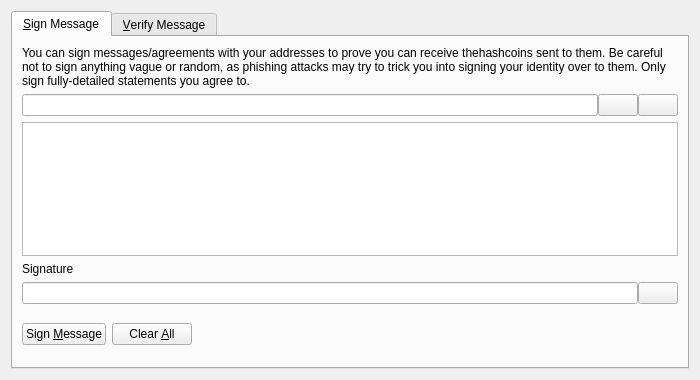
<?xml version="1.0" encoding="UTF-8"?>
<ui version="4.0">
 <class>SignVerifyMessageDialog</class>
 <widget class="QDialog" name="SignVerifyMessageDialog">
  <property name="geometry">
   <rect>
    <x>0</x>
    <y>0</y>
    <width>700</width>
    <height>380</height>
   </rect>
  </property>
  <property name="windowTitle">
   <string>Signatures - Sign / Verify a Message</string>
  </property>
  <property name="modal">
   <bool>true</bool>
  </property>
  <layout class="QVBoxLayout" name="verticalLayout">
   <item>
    <widget class="QTabWidget" name="tabWidget">
     <property name="currentIndex">
      <number>0</number>
     </property>
     <widget class="QWidget" name="tabSignMessage">
      <attribute name="title">
       <string>&amp;Sign Message</string>
      </attribute>
      <layout class="QVBoxLayout" name="verticalLayout_SM">
       <item>
        <widget class="QLabel" name="infoLabel_SM">
         <property name="text">
          <string>You can sign messages/agreements with your addresses to prove you can receive thehashcoins sent to them. Be careful not to sign anything vague or random, as phishing attacks may try to trick you into signing your identity over to them. Only sign fully-detailed statements you agree to.</string>
         </property>
         <property name="textFormat">
          <enum>Qt::PlainText</enum>
         </property>
         <property name="wordWrap">
          <bool>true</bool>
         </property>
        </widget>
       </item>
       <item>
        <layout class="QHBoxLayout" name="horizontalLayout_1_SM">
         <property name="spacing">
          <number>0</number>
         </property>
         <item>
          <widget class="QValidatedLineEdit" name="addressIn_SM">
           <property name="toolTip">
            <string>The Thehashcoin address to sign the message with</string>
           </property>
          </widget>
         </item>
         <item>
          <widget class="QPushButton" name="addressBookButton_SM">
           <property name="toolTip">
            <string>Choose previously used address</string>
           </property>
           <property name="text">
            <string/>
           </property>
           <property name="icon">
            <iconset resource="../bitcoin.qrc">
             <normaloff>:/icons/address-book</normaloff>:/icons/address-book</iconset>
           </property>
           <property name="shortcut">
            <string>Alt+A</string>
           </property>
           <property name="autoDefault">
            <bool>false</bool>
           </property>
          </widget>
         </item>
         <item>
          <widget class="QPushButton" name="pasteButton_SM">
           <property name="toolTip">
            <string>Paste address from clipboard</string>
           </property>
           <property name="text">
            <string/>
           </property>
           <property name="icon">
            <iconset resource="../bitcoin.qrc">
             <normaloff>:/icons/editpaste</normaloff>:/icons/editpaste</iconset>
           </property>
           <property name="shortcut">
            <string>Alt+P</string>
           </property>
           <property name="autoDefault">
            <bool>false</bool>
           </property>
          </widget>
         </item>
        </layout>
       </item>
       <item>
        <widget class="QPlainTextEdit" name="messageIn_SM">
         <property name="toolTip">
          <string>Enter the message you want to sign here</string>
         </property>
        </widget>
       </item>
       <item>
        <widget class="QLabel" name="signatureLabel_SM">
         <property name="text">
          <string>Signature</string>
         </property>
         <property name="textFormat">
          <enum>Qt::PlainText</enum>
         </property>
        </widget>
       </item>
       <item>
        <layout class="QHBoxLayout" name="horizontalLayout_2_SM">
         <property name="spacing">
          <number>0</number>
         </property>
         <item>
          <widget class="QLineEdit" name="signatureOut_SM">
           <property name="font">
            <font>
             <italic>true</italic>
            </font>
           </property>
           <property name="readOnly">
            <bool>true</bool>
           </property>
          </widget>
         </item>
         <item>
          <widget class="QPushButton" name="copySignatureButton_SM">
           <property name="toolTip">
            <string>Copy the current signature to the system clipboard</string>
           </property>
           <property name="text">
            <string/>
           </property>
           <property name="icon">
            <iconset resource="../bitcoin.qrc">
             <normaloff>:/icons/editcopy</normaloff>:/icons/editcopy</iconset>
           </property>
           <property name="autoDefault">
            <bool>false</bool>
           </property>
          </widget>
         </item>
        </layout>
       </item>
       <item>
        <layout class="QHBoxLayout" name="horizontalLayout_3_SM">
         <item>
          <widget class="QPushButton" name="signMessageButton_SM">
           <property name="toolTip">
            <string>Sign the message to prove you own this Thehashcoin address</string>
           </property>
           <property name="text">
            <string>Sign &amp;Message</string>
           </property>
           <property name="icon">
            <iconset resource="../bitcoin.qrc">
             <normaloff>:/icons/edit</normaloff>:/icons/edit</iconset>
           </property>
           <property name="autoDefault">
            <bool>false</bool>
           </property>
          </widget>
         </item>
         <item>
          <widget class="QPushButton" name="clearButton_SM">
           <property name="toolTip">
            <string>Reset all sign message fields</string>
           </property>
           <property name="text">
            <string>Clear &amp;All</string>
           </property>
           <property name="icon">
            <iconset resource="../bitcoin.qrc">
             <normaloff>:/icons/remove</normaloff>:/icons/remove</iconset>
           </property>
           <property name="autoDefault">
            <bool>false</bool>
           </property>
          </widget>
         </item>
         <item>
          <spacer name="horizontalSpacer_1_SM">
           <property name="orientation">
            <enum>Qt::Horizontal</enum>
           </property>
           <property name="sizeHint" stdset="0">
            <size>
             <width>40</width>
             <height>48</height>
            </size>
           </property>
          </spacer>
         </item>
         <item>
          <widget class="QLabel" name="statusLabel_SM">
           <property name="font">
            <font>
             <weight>75</weight>
             <bold>true</bold>
            </font>
           </property>
           <property name="text">
            <string/>
           </property>
           <property name="wordWrap">
            <bool>true</bool>
           </property>
          </widget>
         </item>
         <item>
          <spacer name="horizontalSpacer_2_SM">
           <property name="orientation">
            <enum>Qt::Horizontal</enum>
           </property>
           <property name="sizeHint" stdset="0">
            <size>
             <width>40</width>
             <height>48</height>
            </size>
           </property>
          </spacer>
         </item>
        </layout>
       </item>
      </layout>
     </widget>
     <widget class="QWidget" name="tabVerifyMessage">
      <attribute name="title">
       <string>&amp;Verify Message</string>
      </attribute>
      <layout class="QVBoxLayout" name="verticalLayout_VM">
       <item>
        <widget class="QLabel" name="infoLabel_VM">
         <property name="text">
          <string>Enter the receiver's address, message (ensure you copy line breaks, spaces, tabs, etc. exactly) and signature below to verify the message. Be careful not to read more into the signature than what is in the signed message itself, to avoid being tricked by a man-in-the-middle attack. Note that this only proves the signing party receives with the address, it cannot prove sendership of any transaction!</string>
         </property>
         <property name="textFormat">
          <enum>Qt::PlainText</enum>
         </property>
         <property name="alignment">
          <set>Qt::AlignLeading|Qt::AlignLeft|Qt::AlignTop</set>
         </property>
         <property name="wordWrap">
          <bool>true</bool>
         </property>
        </widget>
       </item>
       <item>
        <layout class="QHBoxLayout" name="horizontalLayout_1_VM">
         <property name="spacing">
          <number>0</number>
         </property>
         <item>
          <widget class="QValidatedLineEdit" name="addressIn_VM">
           <property name="toolTip">
            <string>The Thehashcoin address the message was signed with</string>
           </property>
          </widget>
         </item>
         <item>
          <widget class="QPushButton" name="addressBookButton_VM">
           <property name="toolTip">
            <string>Choose previously used address</string>
           </property>
           <property name="text">
            <string/>
           </property>
           <property name="icon">
            <iconset resource="../bitcoin.qrc">
             <normaloff>:/icons/address-book</normaloff>:/icons/address-book</iconset>
           </property>
           <property name="shortcut">
            <string>Alt+A</string>
           </property>
           <property name="autoDefault">
            <bool>false</bool>
           </property>
          </widget>
         </item>
        </layout>
       </item>
       <item>
        <widget class="QPlainTextEdit" name="messageIn_VM"/>
       </item>
       <item>
        <widget class="QValidatedLineEdit" name="signatureIn_VM"/>
       </item>
       <item>
        <layout class="QHBoxLayout" name="horizontalLayout_2_VM">
         <item>
          <widget class="QPushButton" name="verifyMessageButton_VM">
           <property name="toolTip">
            <string>Verify the message to ensure it was signed with the specified Thehashcoin address</string>
           </property>
           <property name="text">
            <string>Verify &amp;Message</string>
           </property>
           <property name="icon">
            <iconset resource="../bitcoin.qrc">
             <normaloff>:/icons/transaction_0</normaloff>:/icons/transaction_0</iconset>
           </property>
           <property name="autoDefault">
            <bool>false</bool>
           </property>
          </widget>
         </item>
         <item>
          <widget class="QPushButton" name="clearButton_VM">
           <property name="toolTip">
            <string>Reset all verify message fields</string>
           </property>
           <property name="text">
            <string>Clear &amp;All</string>
           </property>
           <property name="icon">
            <iconset resource="../bitcoin.qrc">
             <normaloff>:/icons/remove</normaloff>:/icons/remove</iconset>
           </property>
           <property name="autoDefault">
            <bool>false</bool>
           </property>
          </widget>
         </item>
         <item>
          <spacer name="horizontalSpacer_1_VM">
           <property name="orientation">
            <enum>Qt::Horizontal</enum>
           </property>
           <property name="sizeHint" stdset="0">
            <size>
             <width>40</width>
             <height>48</height>
            </size>
           </property>
          </spacer>
         </item>
         <item>
          <widget class="QLabel" name="statusLabel_VM">
           <property name="font">
            <font>
             <weight>75</weight>
             <bold>true</bold>
            </font>
           </property>
           <property name="text">
            <string/>
           </property>
           <property name="wordWrap">
            <bool>true</bool>
           </property>
          </widget>
         </item>
         <item>
          <spacer name="horizontalSpacer_2_VM">
           <property name="orientation">
            <enum>Qt::Horizontal</enum>
           </property>
           <property name="sizeHint" stdset="0">
            <size>
             <width>40</width>
             <height>48</height>
            </size>
           </property>
          </spacer>
         </item>
        </layout>
       </item>
      </layout>
     </widget>
    </widget>
   </item>
  </layout>
 </widget>
 <customwidgets>
  <customwidget>
   <class>QValidatedLineEdit</class>
   <extends>QLineEdit</extends>
   <header>qt/qvalidatedlineedit.h</header>
  </customwidget>
 </customwidgets>
 <resources>
  <include location="../bitcoin.qrc"/>
 </resources>
 <connections/>
</ui>
